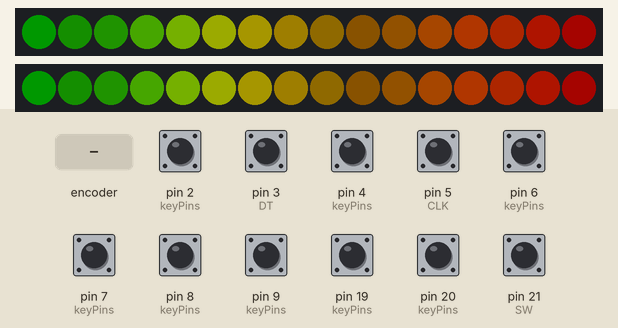
Recording of a program running on a simulated SparkFun Pro Micro, built with avr-gcc and run on an emulated ATmega32U4. Parts: 2 × 16 RGB LEDs in strip order, left to right. The inputs (shaded band) are chosen by the test bench; at power-on: pin 2 (keyPins), pin 3 (DT), pin 4 (keyPins), pin 5 (CLK), pin 6 (keyPins), pin 7 (keyPins), pin 8 (keyPins), pin 9 (keyPins), pin 19 (keyPins), pin 20 (keyPins), pin 21 (SW) HIGH. Dim RGB values are drawn brighter than linear; USB keyboard and mouse output is not drawn; what the program prints to the serial monitor is not drawn.

Above: at 1.8 s.
1.9 s: rotary encoder on pin 5 (CLK) / pin 3 (DT) turned 3 steps (first pin leading)
At 5.0 s:
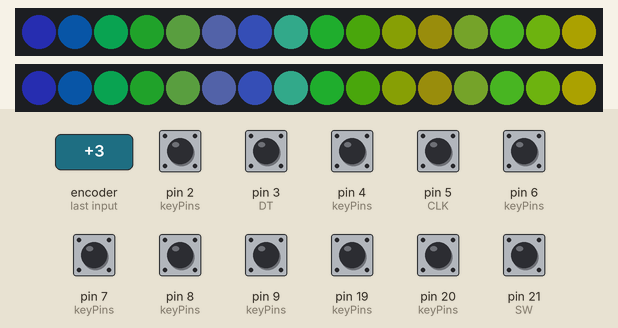
6.6 s: pin 21 (SW) pulled LOW for 1.2 s
At 8.8 s:
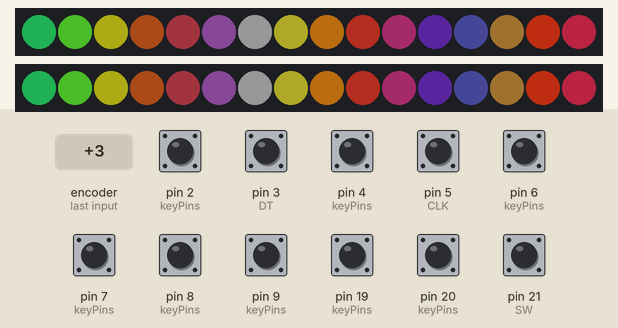
17.2 s: pin 21 (SW) pulled LOW for 1.2 s
At 18.6 s:
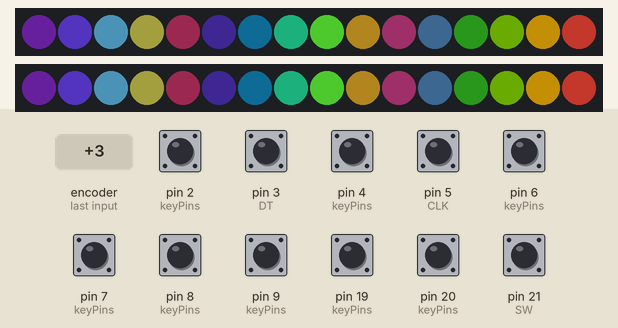
26.6 s: pin 21 (SW) driven LOW
At 29.1 s:
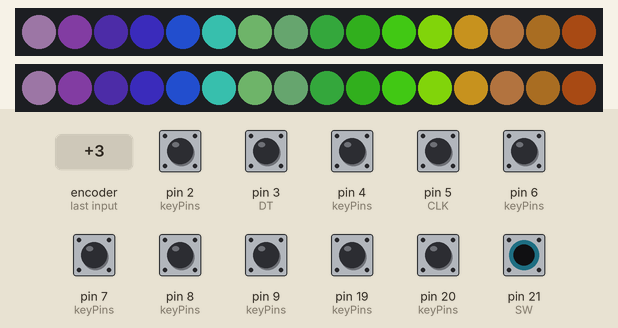
30.7 s: pin 21 (SW) driven HIGH
At 31.9 s:
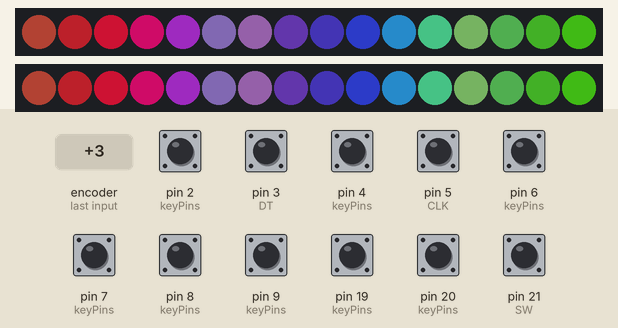
Timing chart, 0 to 33.7 s (numbered marks = the images above; inputs shaded):
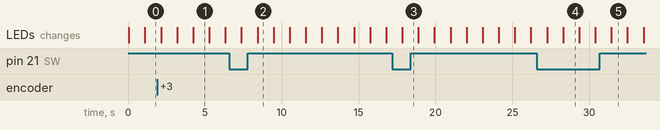

Measured:
- what the display in image 1 shows lasts 1.1 s, from 4.2 s to 5.3 s

The program:

main.cpp
```cpp
#include <Arduino.h>
#include <Keyboard.h>
#include <FastLED.h>

/*
* Rotary Encoder Pins
*/
#define CLK 5
#define DT 3
#define SW 21

/*
 * LED Pins
*/
#define DATA_PIN 10
#define LED_TYPE WS2811
#define COLOR_ORDER GRB
#define NUM_LEDS 16
#define BRIGHTNESS 255

/*
* Key Pins
*/
const uint8_t keyPins[8] = {
  2, 4, 6, 7, 8, 9, 20, 19
};

int currentStateCLK;
int lastStateCLK;
String currentDir = "";
unsigned long lastButtonPress = 0;

uint8_t brightness = 255;

CRGB leds[NUM_LEDS];

/*
* Prototypes
*/
void init_keys();
void init_leds();
void update_leds();
void read_encoder_btn_state();
void read_encoder_rotation_state();
void print_key_state();

void setup()
{
  Serial.begin(115200);
  while (!Serial)
    yield();

  init_keys();
  init_leds();

  Serial.println(F("Ready"));

  // Set encoder pins as inputs
  pinMode(CLK, INPUT);
  pinMode(DT, INPUT);
  pinMode(SW, INPUT_PULLUP);
  digitalWrite(SW, HIGH);

  // Read the initial state of CLK
  lastStateCLK = digitalRead(CLK);

  FastLED.addLeds<LED_TYPE, DATA_PIN, COLOR_ORDER>(leds, NUM_LEDS)
      .setCorrection(TypicalLEDStrip)
      .setDither(brightness < 255);

  // set master brightness control
  FastLED.setBrightness(brightness);
  FastLED.show();

  // Take over keyboard
  Keyboard.begin();
}

void loop()
{
  read_encoder_btn_state();
  read_encoder_rotation_state();
  update_leds();
  FastLED.show();
  print_key_state();
  delay(1000);
}

/*
* Set each key's input mode to INPUT_PULLUP.
* Each pin is set to HIGH to activate built in
* pull-up resistor.
*/
void init_keys()
{
  for(int i = 0; i < 8; i++)
  {
    uint8_t pin = keyPins[i];
    pinMode(pin, INPUT_PULLUP);
    digitalWrite(pin, HIGH);

  }
}

void read_encoder_btn_state()
{
  // Read encoder button state
  int btnState = digitalRead(SW);
  if (btnState == LOW)
  {
    if (millis() - lastButtonPress > 50)
    {
      Serial.println(F("Button Pressed"));
    }
    lastButtonPress = millis();
  }
  delay(1);
}

void read_encoder_rotation_state()
{
  currentStateCLK = digitalRead(CLK);

  if (currentStateCLK != lastStateCLK && currentStateCLK == 1)
  {

    if (digitalRead(DT) != currentStateCLK)
    {
      currentDir = "CW";
    }
    else
    {
      currentDir = "CCW";
    }

    Serial.print(F("Direction: "));
    Serial.println(currentDir);
  }

  lastStateCLK = currentStateCLK;
}

void init_leds()
{
  FastLED.addLeds<LED_TYPE, DATA_PIN, COLOR_ORDER>(leds, NUM_LEDS)
      .setCorrection(TypicalLEDStrip)
      .setDither(BRIGHTNESS < 255);

  FastLED.setBrightness(BRIGHTNESS);
}

void update_leds()
{
  static uint16_t sPseudotime = 0;
  static uint16_t sLastMillis = 0;
  static uint16_t sHue16 = 0;

  uint8_t sat8 = beatsin88(87, 220, 250);
  uint8_t brightdepth = beatsin88(341, 96, 224);
  uint16_t brightnessthetainc16 = beatsin88(203, (25 * 256), (40 * 256));
  uint8_t msmultiplier = beatsin88(147, 23, 60);

  uint16_t hue16 = sHue16; // gHue * 256;
  uint16_t hueinc16 = beatsin88(113, 1, 3000);

  uint16_t ms = millis();
  uint16_t deltams = ms - sLastMillis;
  sLastMillis = ms;
  sPseudotime += deltams * msmultiplier;
  sHue16 += deltams * beatsin88(400, 5, 9);
  uint16_t brightnesstheta16 = sPseudotime;

  for (uint16_t i = 0; i < NUM_LEDS; i++)
  {
    hue16 += hueinc16;
    uint8_t hue8 = hue16 / 256;

    brightnesstheta16 += brightnessthetainc16;
    uint16_t b16 = sin16(brightnesstheta16) + 32768;

    uint16_t bri16 = (uint32_t)((uint32_t)b16 * (uint32_t)b16) / 65536;
    uint8_t bri8 = (uint32_t)(((uint32_t)bri16) * brightdepth) / 65536;
    bri8 += (255 - brightdepth);

    CRGB newcolor = CHSV(hue8, sat8, bri8);

    uint16_t pixelnumber = i;
    pixelnumber = (NUM_LEDS - 1) - pixelnumber;

    nblend(leds[pixelnumber], newcolor, 64);

    FastLED.show();
  }
}

void print_key_state()
{
  for(int i = 0; i < 8; i++)
  {
    uint8_t pin = keyPins[i];

    Serial.print(F("BTN "));
    Serial.print(pin);
    Serial.print(F(": "));
    Serial.println(digitalRead(pin) == HIGH ? F("HIGH") : F("LOW"));
  }
}
```

MacroKey.cpp
```cpp

```
